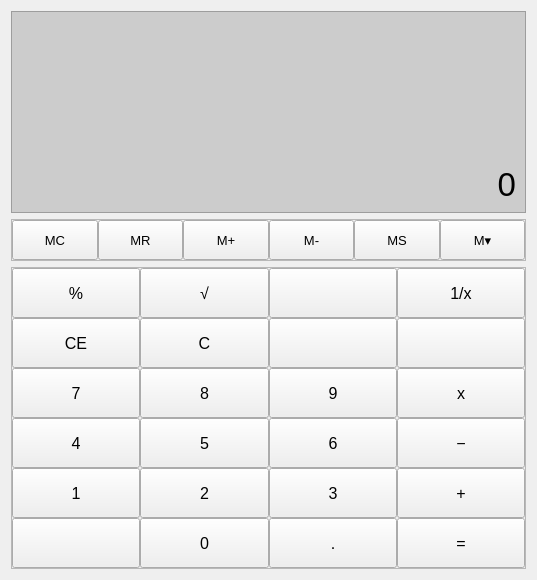
<?xml version="1.0" encoding="UTF-8"?>
<ui version="4.0">
 <class>Form</class>
 <widget class="QWidget" name="Form">
  <property name="geometry">
   <rect>
    <x>0</x>
    <y>0</y>
    <width>537</width>
    <height>580</height>
   </rect>
  </property>
  <property name="windowTitle">
   <string>Form</string>
  </property>
  <layout class="QVBoxLayout" name="verticalLayout">
   <item>
    <widget class="QFrame" name="frame">
     <property name="sizePolicy">
      <sizepolicy hsizetype="Preferred" vsizetype="Expanding">
       <horstretch>0</horstretch>
       <verstretch>0</verstretch>
      </sizepolicy>
     </property>
     <property name="styleSheet">
      <string notr="true">background-color: rgb(204, 204, 204);</string>
     </property>
     <property name="frameShape">
      <enum>QFrame::StyledPanel</enum>
     </property>
     <property name="frameShadow">
      <enum>QFrame::Raised</enum>
     </property>
     <property name="lineWidth">
      <number>1</number>
     </property>
     <layout class="QVBoxLayout" name="verticalLayout_2">
      <item alignment="Qt::AlignBottom">
       <widget class="QLabel" name="lblHolder">
        <property name="text">
         <string/>
        </property>
        <property name="alignment">
         <set>Qt::AlignRight|Qt::AlignTrailing|Qt::AlignVCenter</set>
        </property>
       </widget>
      </item>
      <item>
       <widget class="QLabel" name="lblInput">
        <property name="font">
         <font>
          <pointsize>25</pointsize>
         </font>
        </property>
        <property name="text">
         <string>0</string>
        </property>
        <property name="alignment">
         <set>Qt::AlignBottom|Qt::AlignRight|Qt::AlignTrailing</set>
        </property>
       </widget>
      </item>
     </layout>
    </widget>
   </item>
   <item alignment="Qt::AlignTop">
    <widget class="QFrame" name="frame_3">
     <property name="sizePolicy">
      <sizepolicy hsizetype="Preferred" vsizetype="MinimumExpanding">
       <horstretch>0</horstretch>
       <verstretch>0</verstretch>
      </sizepolicy>
     </property>
     <property name="frameShape">
      <enum>QFrame::StyledPanel</enum>
     </property>
     <property name="frameShadow">
      <enum>QFrame::Raised</enum>
     </property>
     <property name="lineWidth">
      <number>1</number>
     </property>
     <layout class="QHBoxLayout" name="horizontalLayout">
      <property name="spacing">
       <number>0</number>
      </property>
      <property name="leftMargin">
       <number>0</number>
      </property>
      <property name="topMargin">
       <number>0</number>
      </property>
      <property name="rightMargin">
       <number>0</number>
      </property>
      <property name="bottomMargin">
       <number>0</number>
      </property>
      <item>
       <widget class="QPushButton" name="btn_MC">
        <property name="minimumSize">
         <size>
          <width>0</width>
          <height>40</height>
         </size>
        </property>
        <property name="font">
         <font>
          <pointsize>10</pointsize>
         </font>
        </property>
        <property name="text">
         <string>MC</string>
        </property>
       </widget>
      </item>
      <item>
       <widget class="QPushButton" name="btn_MR">
        <property name="enabled">
         <bool>true</bool>
        </property>
        <property name="minimumSize">
         <size>
          <width>0</width>
          <height>40</height>
         </size>
        </property>
        <property name="font">
         <font>
          <pointsize>10</pointsize>
         </font>
        </property>
        <property name="text">
         <string>MR</string>
        </property>
       </widget>
      </item>
      <item>
       <widget class="QPushButton" name="btn_Mplus">
        <property name="minimumSize">
         <size>
          <width>0</width>
          <height>40</height>
         </size>
        </property>
        <property name="font">
         <font>
          <pointsize>10</pointsize>
         </font>
        </property>
        <property name="text">
         <string>M+</string>
        </property>
       </widget>
      </item>
      <item>
       <widget class="QPushButton" name="btn_Mminus">
        <property name="minimumSize">
         <size>
          <width>0</width>
          <height>40</height>
         </size>
        </property>
        <property name="font">
         <font>
          <pointsize>10</pointsize>
         </font>
        </property>
        <property name="text">
         <string>M-</string>
        </property>
       </widget>
      </item>
      <item>
       <widget class="QPushButton" name="btn_MS">
        <property name="minimumSize">
         <size>
          <width>0</width>
          <height>40</height>
         </size>
        </property>
        <property name="font">
         <font>
          <pointsize>10</pointsize>
         </font>
        </property>
        <property name="text">
         <string>MS</string>
        </property>
       </widget>
      </item>
      <item>
       <widget class="QPushButton" name="btn_Mdown">
        <property name="minimumSize">
         <size>
          <width>0</width>
          <height>40</height>
         </size>
        </property>
        <property name="font">
         <font>
          <pointsize>10</pointsize>
         </font>
        </property>
        <property name="text">
         <string>M▾</string>
        </property>
       </widget>
      </item>
     </layout>
    </widget>
   </item>
   <item alignment="Qt::AlignTop">
    <widget class="QFrame" name="frame_2">
     <property name="sizePolicy">
      <sizepolicy hsizetype="Preferred" vsizetype="MinimumExpanding">
       <horstretch>0</horstretch>
       <verstretch>0</verstretch>
      </sizepolicy>
     </property>
     <property name="minimumSize">
      <size>
       <width>0</width>
       <height>0</height>
      </size>
     </property>
     <property name="frameShape">
      <enum>QFrame::StyledPanel</enum>
     </property>
     <property name="frameShadow">
      <enum>QFrame::Raised</enum>
     </property>
     <layout class="QGridLayout" name="gridLayout">
      <property name="leftMargin">
       <number>0</number>
      </property>
      <property name="topMargin">
       <number>0</number>
      </property>
      <property name="rightMargin">
       <number>0</number>
      </property>
      <property name="bottomMargin">
       <number>0</number>
      </property>
      <property name="spacing">
       <number>0</number>
      </property>
      <item row="3" column="2">
       <widget class="QPushButton" name="btn9">
        <property name="minimumSize">
         <size>
          <width>0</width>
          <height>50</height>
         </size>
        </property>
        <property name="font">
         <font>
          <pointsize>12</pointsize>
         </font>
        </property>
        <property name="text">
         <string>9</string>
        </property>
       </widget>
      </item>
      <item row="4" column="0">
       <widget class="QPushButton" name="btn4">
        <property name="minimumSize">
         <size>
          <width>0</width>
          <height>50</height>
         </size>
        </property>
        <property name="font">
         <font>
          <pointsize>12</pointsize>
         </font>
        </property>
        <property name="text">
         <string>4</string>
        </property>
       </widget>
      </item>
      <item row="6" column="1">
       <widget class="QPushButton" name="btn0">
        <property name="minimumSize">
         <size>
          <width>0</width>
          <height>50</height>
         </size>
        </property>
        <property name="font">
         <font>
          <pointsize>12</pointsize>
         </font>
        </property>
        <property name="text">
         <string>0</string>
        </property>
       </widget>
      </item>
      <item row="6" column="2">
       <widget class="QPushButton" name="btn_decimal">
        <property name="minimumSize">
         <size>
          <width>0</width>
          <height>50</height>
         </size>
        </property>
        <property name="font">
         <font>
          <pointsize>12</pointsize>
         </font>
        </property>
        <property name="text">
         <string>.</string>
        </property>
       </widget>
      </item>
      <item row="3" column="3">
       <widget class="QPushButton" name="btn_multiply">
        <property name="minimumSize">
         <size>
          <width>0</width>
          <height>50</height>
         </size>
        </property>
        <property name="font">
         <font>
          <pointsize>12</pointsize>
         </font>
        </property>
        <property name="text">
         <string>x</string>
        </property>
       </widget>
      </item>
      <item row="2" column="2">
       <widget class="QPushButton" name="btn_clearsymbol">
        <property name="minimumSize">
         <size>
          <width>0</width>
          <height>50</height>
         </size>
        </property>
        <property name="font">
         <font>
          <pointsize>12</pointsize>
         </font>
        </property>
        <property name="text">
         <string/>
        </property>
        <property name="icon">
         <iconset>
          <normaloff>images/clear_symbol_64px.png</normaloff>images/clear_symbol_64px.png</iconset>
        </property>
        <property name="iconSize">
         <size>
          <width>20</width>
          <height>27</height>
         </size>
        </property>
       </widget>
      </item>
      <item row="4" column="1">
       <widget class="QPushButton" name="btn5">
        <property name="minimumSize">
         <size>
          <width>0</width>
          <height>50</height>
         </size>
        </property>
        <property name="font">
         <font>
          <pointsize>12</pointsize>
         </font>
        </property>
        <property name="text">
         <string>5</string>
        </property>
       </widget>
      </item>
      <item row="4" column="3">
       <widget class="QPushButton" name="btn_minus">
        <property name="minimumSize">
         <size>
          <width>0</width>
          <height>50</height>
         </size>
        </property>
        <property name="font">
         <font>
          <pointsize>12</pointsize>
         </font>
        </property>
        <property name="styleSheet">
         <string notr="true"/>
        </property>
        <property name="text">
         <string>−</string>
        </property>
       </widget>
      </item>
      <item row="6" column="0">
       <widget class="QPushButton" name="btn_plusMinus">
        <property name="minimumSize">
         <size>
          <width>0</width>
          <height>50</height>
         </size>
        </property>
        <property name="font">
         <font>
          <pointsize>12</pointsize>
         </font>
        </property>
        <property name="text">
         <string/>
        </property>
        <property name="icon">
         <iconset>
          <normaloff>images/plus_minus_100px.png</normaloff>images/plus_minus_100px.png</iconset>
        </property>
        <property name="iconSize">
         <size>
          <width>20</width>
          <height>27</height>
         </size>
        </property>
       </widget>
      </item>
      <item row="5" column="0">
       <widget class="QPushButton" name="btn1">
        <property name="minimumSize">
         <size>
          <width>0</width>
          <height>50</height>
         </size>
        </property>
        <property name="font">
         <font>
          <pointsize>12</pointsize>
         </font>
        </property>
        <property name="text">
         <string>1</string>
        </property>
       </widget>
      </item>
      <item row="5" column="2">
       <widget class="QPushButton" name="btn3">
        <property name="minimumSize">
         <size>
          <width>0</width>
          <height>50</height>
         </size>
        </property>
        <property name="font">
         <font>
          <pointsize>12</pointsize>
         </font>
        </property>
        <property name="text">
         <string>3</string>
        </property>
       </widget>
      </item>
      <item row="3" column="0">
       <widget class="QPushButton" name="btn7">
        <property name="minimumSize">
         <size>
          <width>0</width>
          <height>50</height>
         </size>
        </property>
        <property name="font">
         <font>
          <pointsize>12</pointsize>
         </font>
        </property>
        <property name="text">
         <string>7</string>
        </property>
       </widget>
      </item>
      <item row="4" column="2">
       <widget class="QPushButton" name="btn6">
        <property name="minimumSize">
         <size>
          <width>0</width>
          <height>50</height>
         </size>
        </property>
        <property name="font">
         <font>
          <pointsize>12</pointsize>
         </font>
        </property>
        <property name="text">
         <string>6</string>
        </property>
       </widget>
      </item>
      <item row="2" column="0">
       <widget class="QPushButton" name="btn_CE">
        <property name="minimumSize">
         <size>
          <width>0</width>
          <height>50</height>
         </size>
        </property>
        <property name="font">
         <font>
          <pointsize>12</pointsize>
         </font>
        </property>
        <property name="text">
         <string>CE</string>
        </property>
       </widget>
      </item>
      <item row="2" column="1">
       <widget class="QPushButton" name="btn_C">
        <property name="minimumSize">
         <size>
          <width>0</width>
          <height>50</height>
         </size>
        </property>
        <property name="font">
         <font>
          <pointsize>12</pointsize>
         </font>
        </property>
        <property name="text">
         <string>C</string>
        </property>
       </widget>
      </item>
      <item row="5" column="3">
       <widget class="QPushButton" name="btn_plus">
        <property name="minimumSize">
         <size>
          <width>0</width>
          <height>50</height>
         </size>
        </property>
        <property name="font">
         <font>
          <pointsize>12</pointsize>
         </font>
        </property>
        <property name="text">
         <string>+</string>
        </property>
       </widget>
      </item>
      <item row="0" column="1">
       <widget class="QPushButton" name="btn_squareRoot">
        <property name="minimumSize">
         <size>
          <width>0</width>
          <height>50</height>
         </size>
        </property>
        <property name="font">
         <font>
          <pointsize>12</pointsize>
         </font>
        </property>
        <property name="text">
         <string>√</string>
        </property>
       </widget>
      </item>
      <item row="6" column="3">
       <widget class="QPushButton" name="btn_equal">
        <property name="minimumSize">
         <size>
          <width>0</width>
          <height>50</height>
         </size>
        </property>
        <property name="font">
         <font>
          <pointsize>12</pointsize>
         </font>
        </property>
        <property name="text">
         <string>=</string>
        </property>
       </widget>
      </item>
      <item row="5" column="1">
       <widget class="QPushButton" name="btn2">
        <property name="minimumSize">
         <size>
          <width>0</width>
          <height>50</height>
         </size>
        </property>
        <property name="font">
         <font>
          <pointsize>12</pointsize>
         </font>
        </property>
        <property name="text">
         <string>2</string>
        </property>
       </widget>
      </item>
      <item row="0" column="0">
       <widget class="QPushButton" name="btn_percent">
        <property name="minimumSize">
         <size>
          <width>0</width>
          <height>50</height>
         </size>
        </property>
        <property name="font">
         <font>
          <pointsize>12</pointsize>
         </font>
        </property>
        <property name="text">
         <string>%</string>
        </property>
       </widget>
      </item>
      <item row="0" column="2">
       <widget class="QPushButton" name="btn_squareNumber">
        <property name="minimumSize">
         <size>
          <width>0</width>
          <height>50</height>
         </size>
        </property>
        <property name="font">
         <font>
          <pointsize>12</pointsize>
         </font>
        </property>
        <property name="text">
         <string/>
        </property>
        <property name="icon">
         <iconset>
          <normaloff>images/square_number_64px.png</normaloff>images/square_number_64px.png</iconset>
        </property>
        <property name="iconSize">
         <size>
          <width>20</width>
          <height>27</height>
         </size>
        </property>
       </widget>
      </item>
      <item row="3" column="1">
       <widget class="QPushButton" name="btn8">
        <property name="minimumSize">
         <size>
          <width>0</width>
          <height>50</height>
         </size>
        </property>
        <property name="font">
         <font>
          <pointsize>12</pointsize>
         </font>
        </property>
        <property name="text">
         <string>8</string>
        </property>
       </widget>
      </item>
      <item row="2" column="3">
       <widget class="QPushButton" name="btn_division">
        <property name="minimumSize">
         <size>
          <width>0</width>
          <height>50</height>
         </size>
        </property>
        <property name="font">
         <font>
          <pointsize>12</pointsize>
         </font>
        </property>
        <property name="text">
         <string/>
        </property>
        <property name="icon">
         <iconset>
          <normaloff>images/divide_32px.png</normaloff>images/divide_32px.png</iconset>
        </property>
        <property name="iconSize">
         <size>
          <width>20</width>
          <height>27</height>
         </size>
        </property>
       </widget>
      </item>
      <item row="0" column="3">
       <widget class="QPushButton" name="btn_reciprocal">
        <property name="minimumSize">
         <size>
          <width>0</width>
          <height>50</height>
         </size>
        </property>
        <property name="font">
         <font>
          <pointsize>12</pointsize>
         </font>
        </property>
        <property name="text">
         <string>1/x</string>
        </property>
        <property name="iconSize">
         <size>
          <width>20</width>
          <height>27</height>
         </size>
        </property>
       </widget>
      </item>
     </layout>
    </widget>
   </item>
  </layout>
 </widget>
 <resources>
  <include location="svg.qrc"/>
 </resources>
 <connections/>
</ui>
